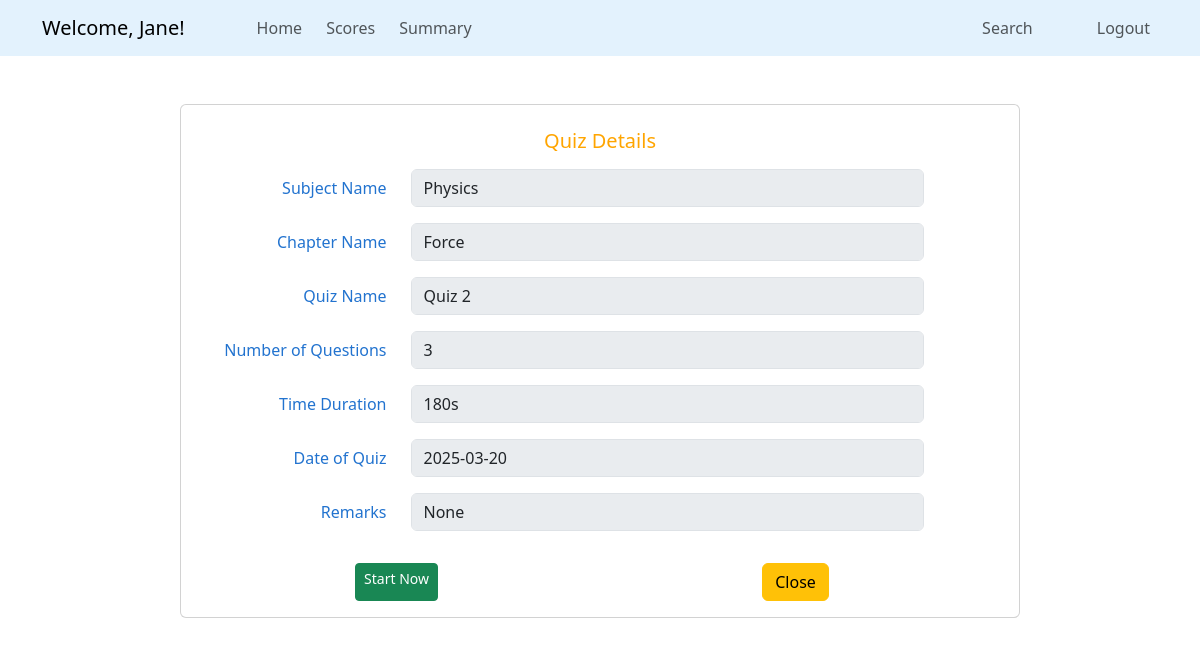
Page /quiz_details/2 (signed in) on the earlier database version.
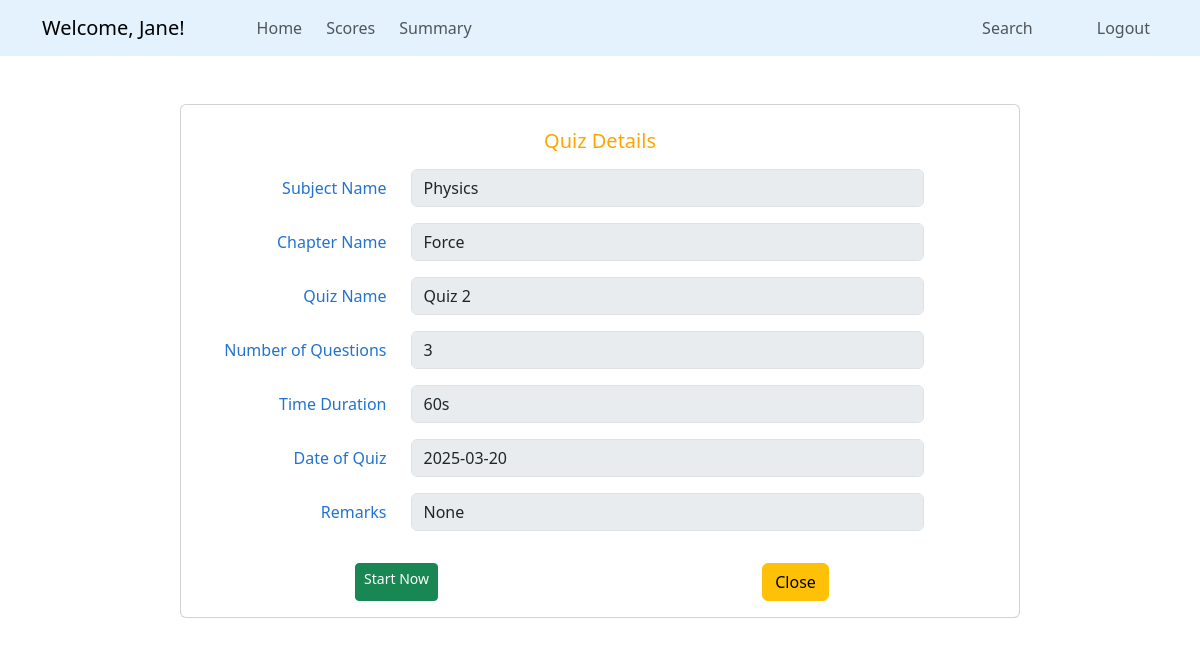
Same page on the later database version.
### quizapp/models.py (models this page shows, shortened)
class Quiz(db.Model):
    quizid = db.Column(db.Integer, primary_key = True)
    qname = db.Column(db.String(60), nullable = False)
    dateofquiz = db.Column(db.DateTime, nullable = False)
    timeduration = db.Column(db.Integer, nullable = False)
    remarks = db.Column(db.String(30), nullable = True)
    chapterid = db.Column(db.Integer, db.ForeignKey('chapter.cid'), nullable = False) # (foreign key-chapter)
    question = db.relationship('Questions', backref = 'quiz', lazy = True, cascade = 'all, delete')
    scores = db.relationship('Scores', backref = 'quiz', lazy = True, cascade = 'all, delete')

### quizapp/routes.py (the view)
@app.route('/quiz_details/<int:qid>', methods = ['GET', 'POST'])
def quiz_details(qid):
    if 'user_id' in session:
        quiz = Quiz.query.get_or_404(qid)
        return render_template('users/quiz_details.html', quiz = quiz)
    flash('Login to access the page', 'danger')
    return redirect(url_for('login'))

### quizapp/templates/users/quiz_details.html
{% extends "users/base_dashboard.html" %}
{% block section %}
<div class="container card mt-5" style="max-width: 70%;">
    <form id="add-new" method="POST">
        <div class="card-body mt-2" style="color: #2273cf;">
            <div class="card-title text-center mb-3">
                <h5 style="color: orange;">Quiz Details</h5>
            </div>
            <div class="row mb-3">
                <label for="name" class="col-sm-3 col-form-label text-end">Subject Name</label>
                <div class="col-sm-8">
                    <input class="form-control" id="sname" name="sname" value="{{ quiz.chapter.subject.sname }}"
                        disabled>
                </div>
            </div>
            <div class="row mb-3">
                <label for="name" class="col-sm-3 col-form-label text-end">Chapter Name</label>
                <div class="col-sm-8">
                    <input class="form-control" id="cname" name="cname" value="{{ quiz.chapter.cname }}" disabled>
                </div>
            </div>
            <div class="row mb-3">
                <label for="name" class="col-sm-3 col-form-label text-end">Quiz Name</label>
                <div class="col-sm-8">
                    <input class="form-control" id="qname" name="qname" value="{{ quiz.qname }}" disabled>
                </div>
            </div>
            <div class="row mb-3">
                <label for="noquestions" class="col-sm-3 col-form-label text-end">Number of Questions</label>
                <div class="col-sm-8">
                    <input class="form-control" id="noquestions" name="noquestions" value="{{ quiz.question | length }}"
                        disabled>
                </div>
            </div>
            <div class="row mb-3">
                <label for="tduration" class="col-sm-3 col-form-label text-end">Time Duration</label>
                <div class="col-sm-8">
                    <input class="form-control" id="timeduration" name="tduration" value="{{ quiz.timeduration }}s"
                        disabled>
                </div>
            </div>
            <div class="row mb-3">
                <label for="qdate" class="col-sm-3 col-form-label text-end">Date of Quiz</label>
                <div class="col-sm-8">
                    <input class="form-control" id="qdate" name="qdate"
                        value="{{ quiz.dateofquiz.strftime('%Y-%m-%d') }}" disabled>
                </div>
            </div>
            <div class="row mb-3">
                <label for="remarks" class="col-sm-3 col-form-label text-end">Remarks</label>
                <div class="col-sm-8">
                    <input class="form-control" id="remarks" name="remarks" value="{{ quiz.remarks }}" disabled>
                </div>
            </div>
        </div>
    </form>
    <div class="d-flex justify-content-around mb-3">
        <a href="{{ url_for('quiz_attempt', qid = quiz.quizid)}}" class="btn btn-success btn-sm">Start Now</a>
        <a href="{{ url_for('user_dashboard') }}" class="btn btn-warning me-3">Close</a>
    </div>
</div>
{% endblock %}

Differences in the rows shown:
changed Quiz "Quiz 2": tduration "180s" → "60s"
